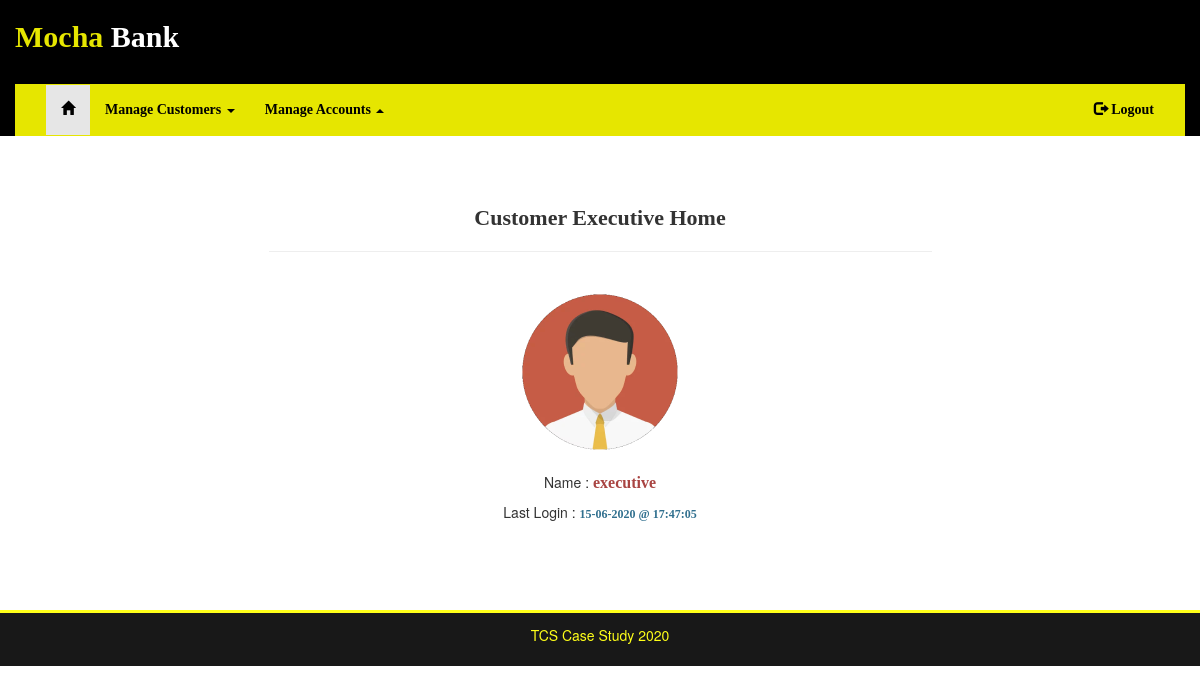
The app's page /customer (signed in), older data.
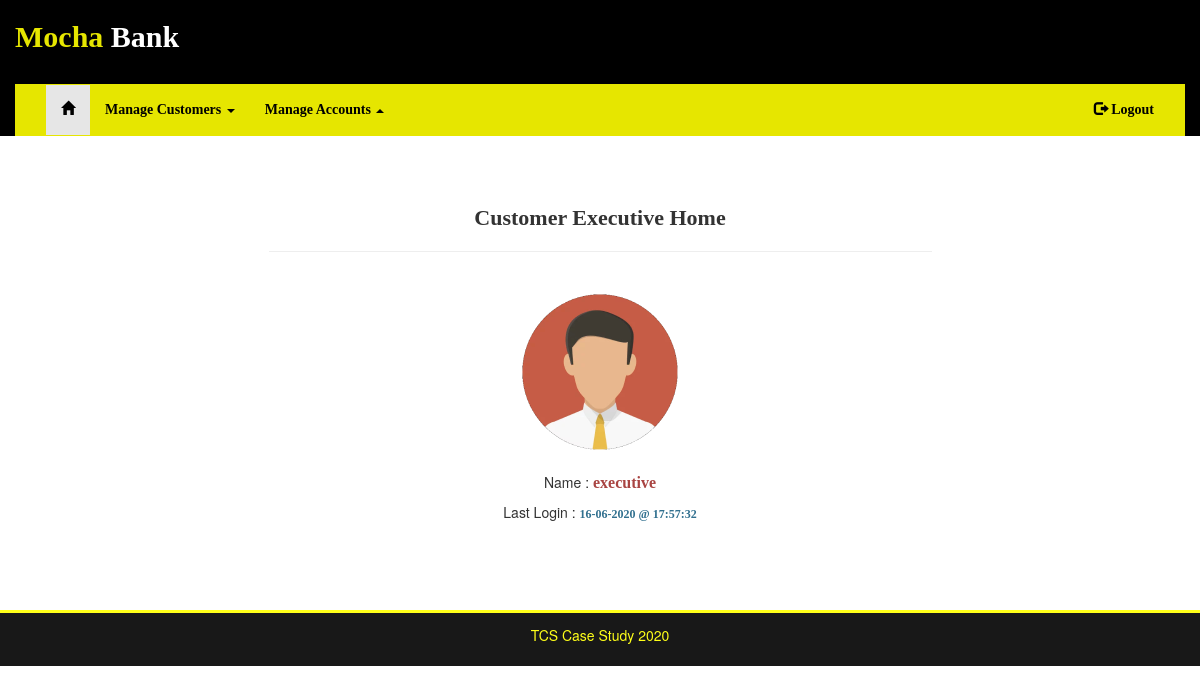
The same page, newer data.
### bank/models.py (models this page shows, shortened)
class Login(UserMixin, db.Model):
    id = db.Column(db.Integer, primary_key=True)
    uname = db.Column(db.String(20), index=False, unique=True)
    password = db.Column(db.String(128), index=False, unique=False)
    role = db.Column(db.String(20), index=False, unique=False)
    last_login = db.Column(db.DateTime, index=False, unique=False)

### bank/routes.py (the view)
@app.route('/customer')
@login_required
def customer_home():
    if current_user.role == "teller":
        return redirect(url_for('error_403')) # Access denied
    return render_template('customer_home.html', page='customer_home')

### bank/models.py (called while the page is built)
@login.user_loader
def load_user(id):
    return db.session.query(Login).filter(Login.id==int(id)).first()

### bank/templates/customer_home.html (shortened to what this page needs)
{% extends 'base.html' %}
{% block nav %}
    {% include 'includes/customer_nav.html' %}
{% endblock %}
{% block content %}
    <h4 class="text-center" style="font:bold 22px Impact">Customer Executive Home</h4>
    <hr>
    <br>
    <div class="text-center">
        <img src="{{ url_for('static', filename='images/user.png') }}" class="img-rounded" alt="User Image">
        <br>
        <br>
        <p>Name : <span class="text-danger" style="font:bold 16px Tahoma;">{{ current_user.uname }}</span style="font:bold 16px Tahoma;"></p>
        <p>Last Login : <span class="text-info" style="font:bold 12px Tahoma;">{{ current_user.last_login.strftime("%d-%m-%Y @ %H:%M:%S") }}</span style="font:bold 16px Tahoma;"></p>
    </div>
    <br>
{% endblock %}

### bank/templates/base.html (shortened to what this page needs)
<!DOCTYPE html>
<html lang="en">
<head>
  <link rel="stylesheet" href="http://maxcdn.bootstrapcdn.com/bootstrap/3.3.6/css/bootstrap.min.css">
</head>
<body>
    <header class="container-fluid" style="background-color: black;">
        <h2 style="font: bolder 30px Impact;"><span style="color:yellow; opacity: 0.9;">Mocha </span><span style="color:white">Bank</span></h2>
        <br>
        {% block nav %}
        {% endblock %}
    </header>
    <div class="container">
        <div class="row">
            <div class="col-sm-offset-2 col-sm-8" style="padding:5%;">
                {% block content %}
                {% endblock %}
            </div>
        </div>
    </div>
    <footer class="container-fluid text-center bg-primary" style="background-color:black;color:yellow;opacity: 0.9;border-top:3px solid yellow;">
        <p style="padding:1%">TCS Case Study 2020</p>
    </footer>
</body>
</html>

### bank/templates/includes/customer_nav.html (shortened to what this page needs)
<nav class="navbar container" style="border-radius: 0%; background-color:yellow; opacity: 0.9;;margin-bottom: 0%;">
    <div class="container-fluid">
        <ul class="nav navbar-nav">
            <li class="{% if page=='customer_home' %}active{% endif %}"><a href="{{ url_for('customer_home') }}"><span class="glyphicon glyphicon-home"></span></a></li>
            <li class="dropdown {% if page.endswith('customer') %}active{% endif %}">
                <a class="dropdown-toggle" data-toggle="dropdown" href="#">Manage Customers
                <span class="caret"></span></a>
            </li>
        </ul>
        <ul class="nav navbar-nav">
            <li class="dropup {% if page.endswith('account') %}active{% endif %}">
                <a class="dropdown-toggle" data-toggle="dropdown" href="#">Manage Accounts
                <span class="caret"></span></a>
            </li>
        </ul>
        <ul class="nav navbar-nav navbar-right">
            <li><a href="{{ url_for('logout') }}"><span class="glyphicon glyphicon-log-out"></span> Logout</a></li>
        </ul>
    </div>
</nav>

### bank/templates/base.html (style rules this page uses)
a { color:black; }
li { background-color: yellow; color:black; font:bolder 14px tahoma; }
.active { background-color: white; }

Row changes from the older to the newer data that the page shows:
changed Login "executive": last_login "15-06-2020 @ 17:47:05" → "16-06-2020 @ 17:57:32"
